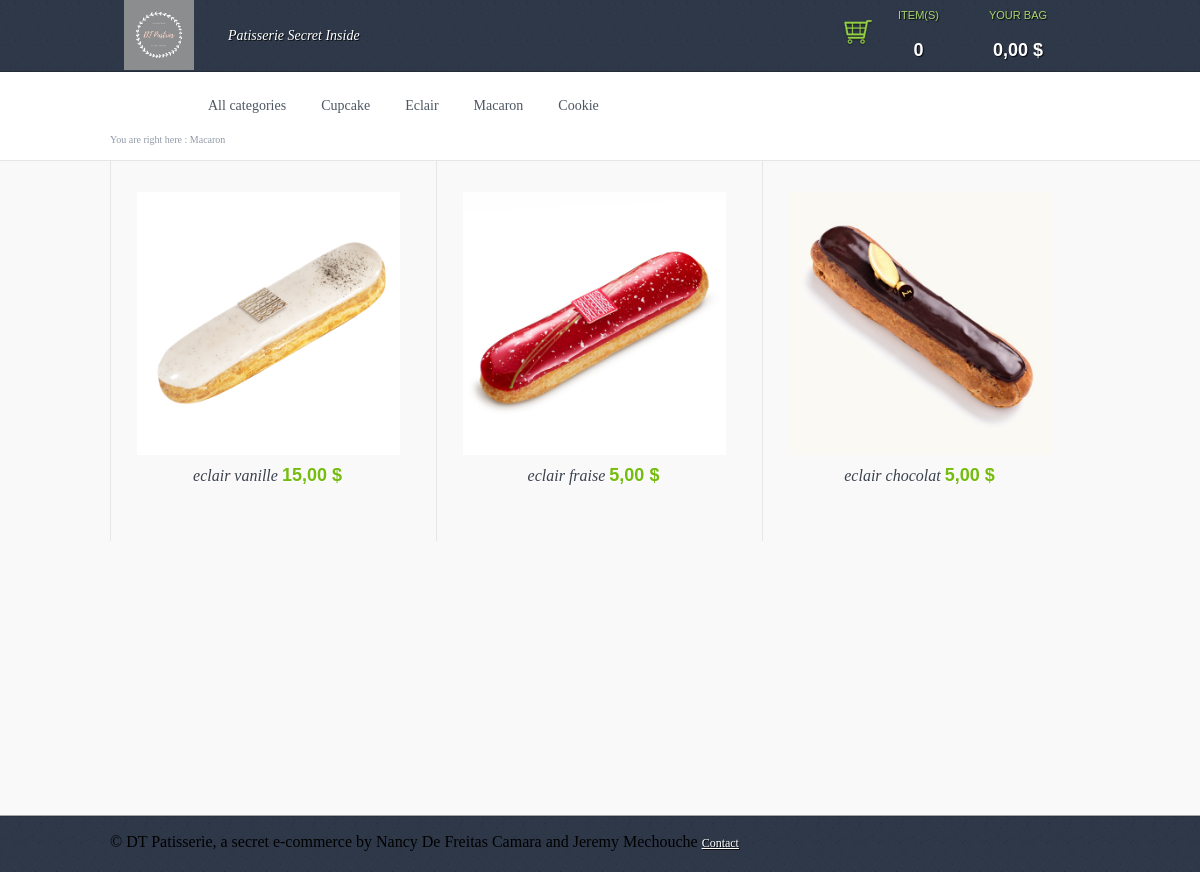
/category.php?id=2, run on the app's committed database.
### tables this page shows
CREATE TABLE IF NOT EXISTS `category` (
  `id` int(11) NOT NULL AUTO_INCREMENT,
  `category` varchar(50) NOT NULL,
  PRIMARY KEY (`id`)
);

CREATE TABLE IF NOT EXISTS `products` (
  `id` int(11) NOT NULL AUTO_INCREMENT,
  `name` varchar(255) NOT NULL,
  `price` float NOT NULL DEFAULT '0',
  `id_category` int(2) NOT NULL,
  `stock_quantity` int(11) NOT NULL,
  PRIMARY KEY (`id`)
);

### db.class.php (called while the page is built, shortened)
<?php
class DB{
	private $host = 'localhost';
	private $username = 'root';
	private $password = 'Mechassault93';
	private $database = 'tuto';
	private $db;
	public function __construct($host = null, $username = null, $password = null, $database = null){
		try{
			$this->db = new PDO('mysql:host='.$this->host.';dbname='.$this->database, $this->username, $this->password, array(
					PDO::MYSQL_ATTR_INIT_COMMAND => 'SET NAMES UTF8',
					PDO::ATTR_ERRMODE => PDO::ERRMODE_WARNING
				));
		}catch(PDOException $e){
			die('<h1>Impossible de se connecter a la base de donnee</h1>');
		}
	}
	public function query($sql, $data = array()){
		$req =$this->db->prepare($sql);
		$req->execute($data);
		return $req->fetchAll(PDO::FETCH_OBJ);
	}
}

### category.php (the view, shortened to what this page needs)
<?php require 'header.php'; ?>
<div id="wrap">
    <div id="menu">
        <ul class="wrap">
            <li> <a href="/">All categories</a> </li>
            <?php
            $id = $_GET['id'];
            $categories = $DB->query('SELECT * FROM category');
            foreach ($categories as $key => $categorie) {
                if($id == $key){
                    $ariane = $categorie->category;
                }
                ?>
                <li> <a href="category.php?id=<?php echo $categorie->id; ?>"><?php echo $categorie->category; ?></a> </li>
            <?php } ?>
        </ul>
    </div>
    <div id="ariane">
        <div class="wrap">
            You are right here : <?php echo $ariane; ?>
        </div>
    </div>
    <div id="main" class="clearfix">
        <div class="home">
            <div class="row">
                <div class="wrap">
                    <?php
                    $products = $DB->query('SELECT * FROM products WHERE id_category = ' . $id);
                    ?>
                    <?php foreach ($products as $product) { ?>
                        <div class="box">
                            <div class="product full">
                                <a href="#">
                                    <img style="width: 100%;" src="img/<?= $product->id; ?>.jpg">
                                </a>
                                <div class="description">
                                    <?= $product->name; ?>
                                    <a href="#" class="price"><?= number_format($product->price, 2, ',', ' '); ?> $</a>
                                </div>
                                <a class="add addPanier" href="addpanier.php?id=<?= $product->id; ?>">
                                </a>
                            </div>
                        </div>
                    <?php } ?>
                </div>
            </div>
        </div>
        <?php require 'footer.php'; ?>

### css/style.css (style rules this page uses)
html, body, div, span, applet, object, iframe, h1, h2, h3, h4, h5, h6, p, blockquote, pre, a, abbr, acronym, address, big, cite, code, del, dfn, em, img, ins, kbd, q, s, samp, small, strike, strong, sub, sup, tt, var, b, u, i, center, dl, dt, dd, ol, ul, li, fieldset, form, label, legend, table, caption, tbody, tfoot, thead, tr, th, td, article, aside, canvas, details, embed, figure, figcaption, footer, header, hgroup, menu, nav, output, ruby, section, summary, time, mark, audio, video { margin: 0; padding: 0; border: 0; font-size: 100%; font: inherit; vertical-align: baseline; }
body { line-height: 1; }
ol, ul { list-style: none; }
a img { border: none; }
.wrap { width: 980px; margin: 0 auto; }
#menu { background: #FFF; height: 38px; padding-top: 25px; }
#menu li { float: left; text-decoration: none; margin-right: 35px; }
#menu li a { font-size: 14px; color: #4d5662; text-decoration: none; text-shadow: 1px 1px 1px rgba(255, 255, 255, 0.8); }
#ariane { background: #FFF; font-size: 10px; color: #919aa8; padding-bottom: 15px; }
.home { background: #f9f9f9; }
.home .row { border-top: 1px solid #e5e6e7; height: 410px; }
.home .row .box { width: 300px; height: 350px; border-left: 1px solid #e5e6e7; padding-top: 30px; padding-left: 25px; float: left; }
.home .row .box .product { background: url("img/boxfull.png") no-repeat; width: 263px; height: 300px; position: relative; -webkit-transition-property: background; -moz-transition-property: background; -ms-transition-property: background; -o-transition-property: background; transition-property: background; -webkit-transition-duration: 2s; -moz-transition-duration: 2s; -ms-transition-duration: 2s; -o-transition-duration: 2s; transition-duration: 2s; -webkit-transition-delay: 2s; -moz-transition-delay: 2s; -ms-transition-delay: 2s; -o-transition-delay: 2s; transition-delay: 2s; }
.home .row .box .product a img { margin-left: 1px; margin-top: 1px; }
.home .row .box .product .description { font-size: 16px; color: #39414d; font-style: italic; text-align: center; padding-top: 8px; text-shadow: 1px 1px 1px white; }
.home .row .box .product .description a.price { font-family: 'Helvetica'; font-size: 18px; color: #74bc0e; font-weight: bold; font-style: normal; text-decoration: none; }
.home .row .box .product .add { background: url("img/sprites.png") no-repeat; background-position: 0 0; width: 43px; height: 44px; display: block; text-indent: -9898px; position: absolute; bottom: 25px; right: -13px; -webkit-transition: opacity 0.2s ease-in; }
* { margin: 0; padding: 0; }
html, body { height: 100%; }
#wrap { min-height: 100%; background: #F9F9F9; }
#main { overflow: auto; padding-bottom: 57px; }

### data on the page
category: category "Cupcake"
category: category "Eclair"
category: category "Macaron"
category: category "Cookie"
products: shows a picture, name "eclair vanille", price "15,00"
products: shows a picture, name "eclair fraise", price "5,00"
products: shows a picture, name "eclair chocolat", price "5,00"

### other printed values
$panier->count() "0"
$panier->total() "0,00"
